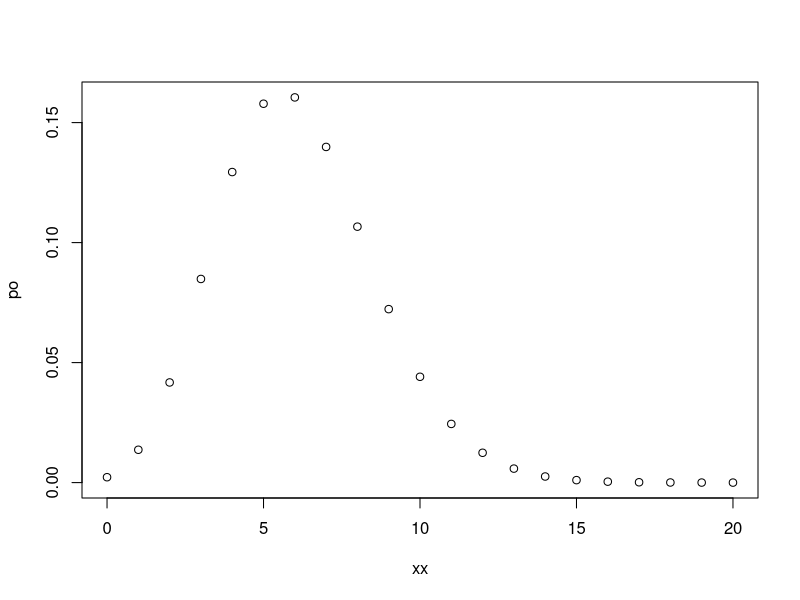
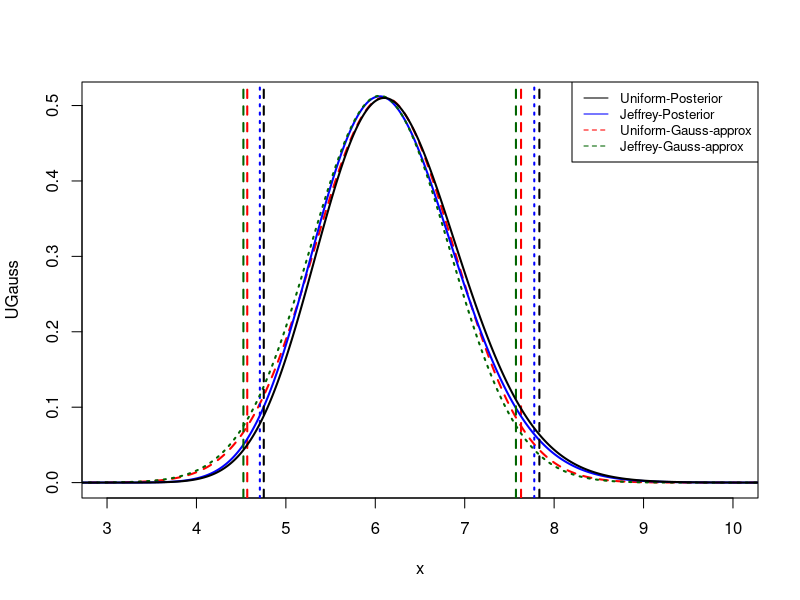
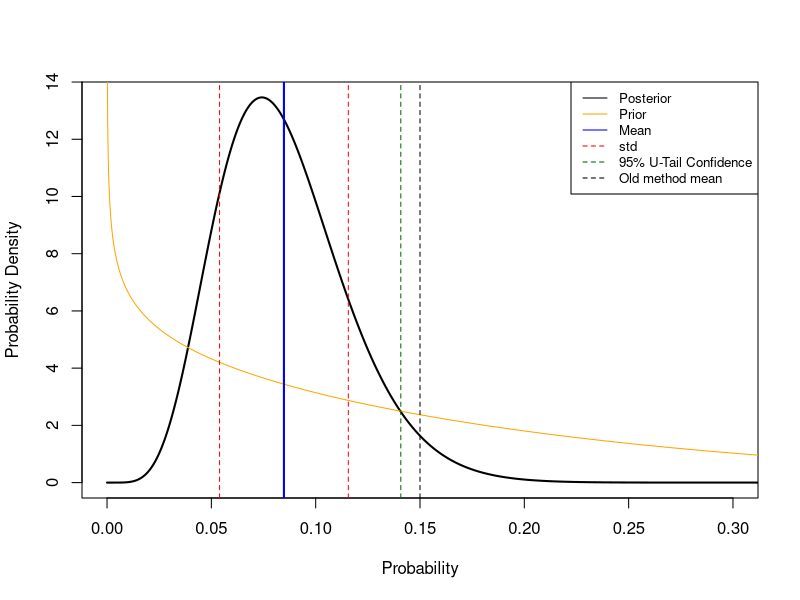
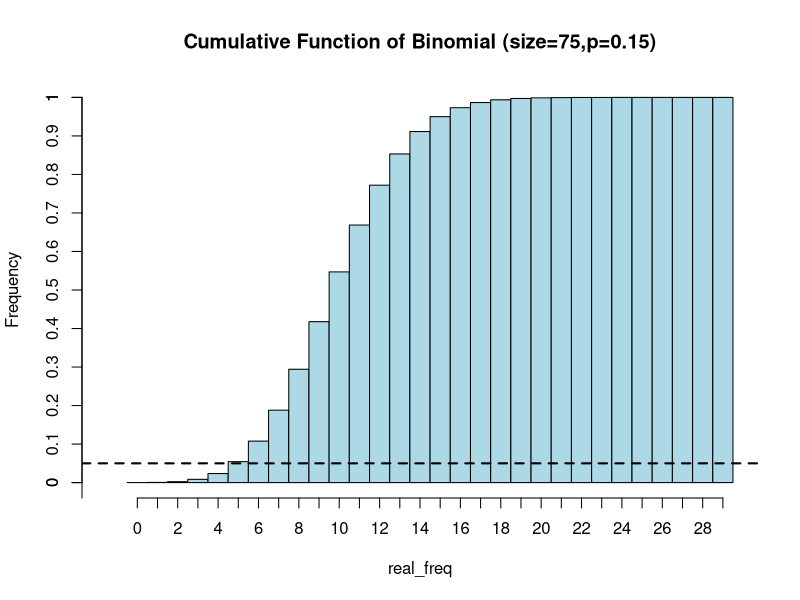
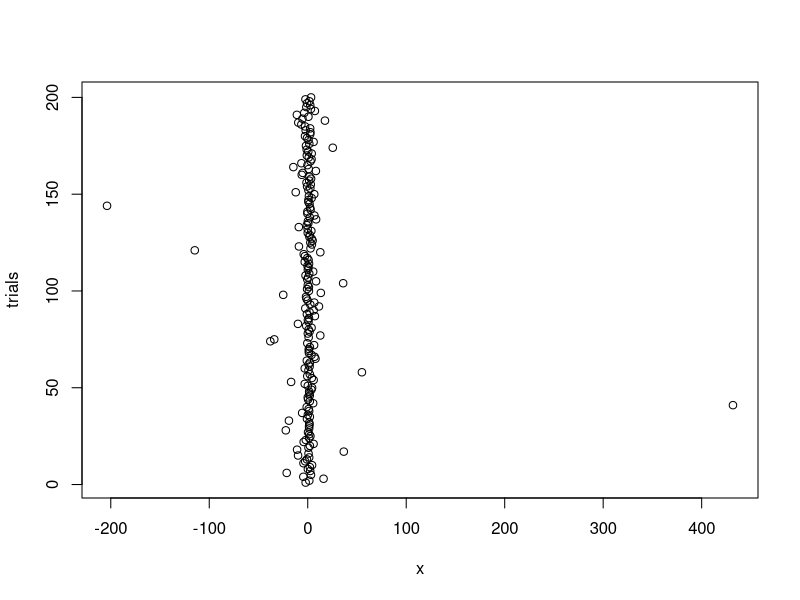
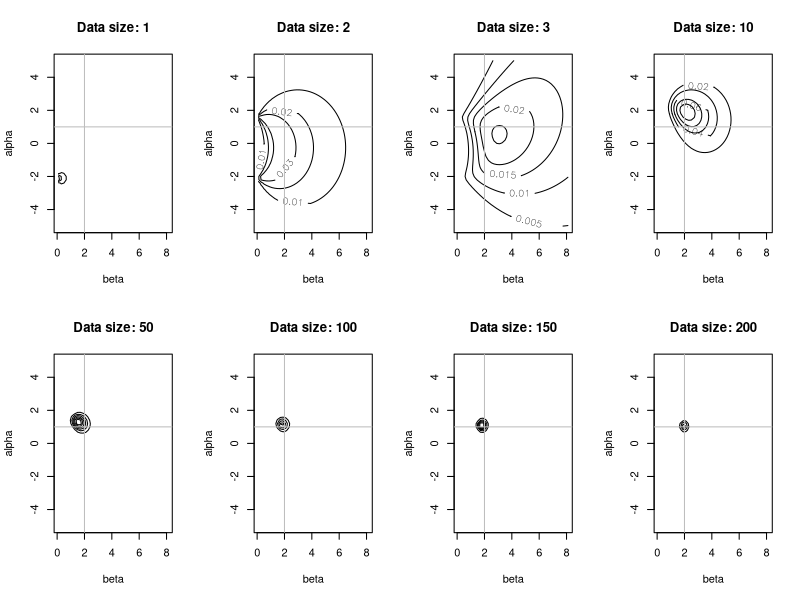
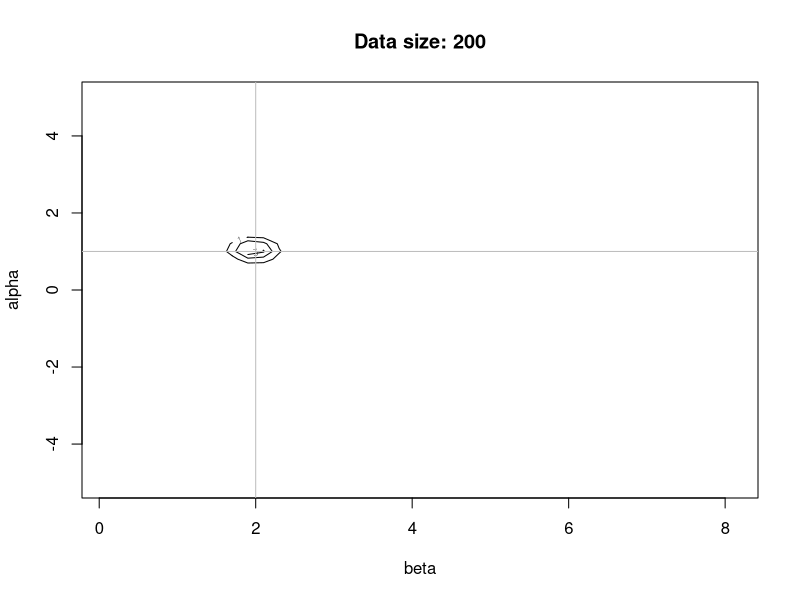
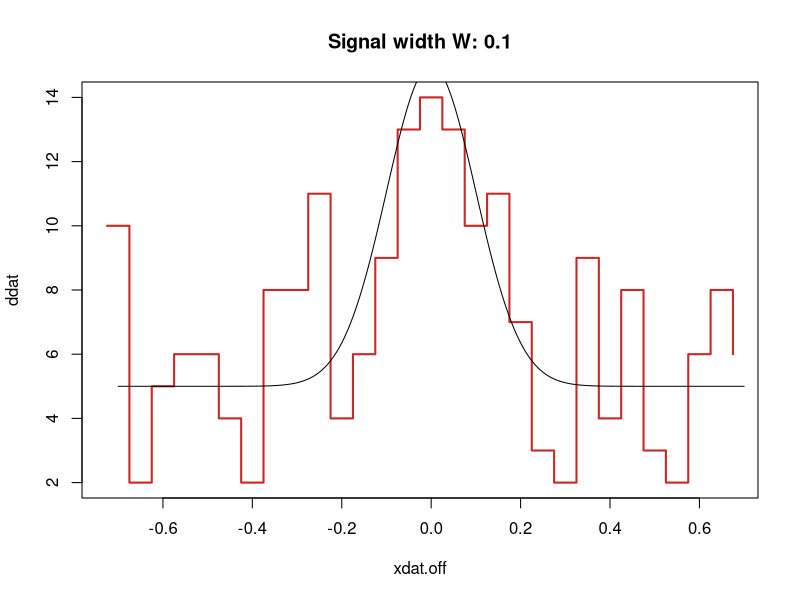

These charts were generated, in order, by the following R code:
## ---- chunk 1
conf <- function(x,delta,c){
  p <- 0
  j <- 0
  low <- 0
  high <- 0
  Z = sum(x*delta)
  for (i in x){
    p <- p+i*delta/Z
    if (p>=(1-c)/2){
      low <- j
      break
    }
    j <- j+1
  }
  p <- 0
  j <- 0
  for (i in x){
    p <- p+i*delta/Z
    if (p>=c+(1-c)/2){
      high <- j
      break
    }
    j <- j+1
  }
  return(c(low*delta,high*delta))
}

med <- function(x,delta){
  p <- 0
  j <- 0
  m <- 0
  Z = sum(x*delta)
  for (i in x){
    p <- p+i*delta/Z
    if (p>=0.5){
      m <- j
      break
    }
    j <- j+1
  }
  return(m*delta)
}
PartFunc <- function(x,delta){
  return(sum(x*1/delta))
}
## ---- chunk 2
library(bayestestR)

grid <- 0.001
counts <- c(5, 8, 4, 6, 11, 6, 6, 5, 6, 4)
x <- seq(from = 0.001, to = 20, by = grid)
Upost <- dgamma(x,shape = sum(counts)+1, scale = 1/length(counts))
Jpost <- dgamma(x,shape = sum(counts)+1/2, scale = 1/length(counts))

cat("The confidence interval for the posterior of the Unif prior is ",conf(Upost,grid, 0.95),"\nThe mean is",sum(x*Upost*grid),"the median is",med(Upost,grid),"the variance is",sum(x*x*Upost*grid)-sum(x*Upost*grid)*sum(x*Upost*grid),"\n")

cat("The confidence interval for the posterior of the Jeffrey prior is ",conf(Jpost,grid, 0.95),"\nThe mean is",sum(x*Jpost*grid),"the median is",med(Jpost,grid),"the variance is",sum(x*x*Jpost*grid)-sum(x*Jpost*grid)*sum(x*Jpost*grid),"\n")

Umax_ind <- which.max(Upost)
Jmax_ind <- which.max(Jpost)
Usig <- 1/sqrt(-1*(log(Upost[Umax_ind-1])-2*log(Upost[Umax_ind])+log(Upost[Umax_ind+1]))/(grid**2))
Jsig <- 1/sqrt(-1*(log(Jpost[Jmax_ind-1])-2*log(Jpost[Jmax_ind])+log(Jpost[Jmax_ind+1]))/(grid**2))

UGauss <- dnorm(x,mean= Umax_ind*grid ,sd= Usig)
JGauss <- dnorm(x,mean= Jmax_ind*grid ,sd= Jsig)

xx <- seq(0,20,1)
lik <- dpois(x = xx, lambda = mean(counts))
po <- lik/sum(lik)
plot(xx,po)
## ---- chunk 3
plot(x,UGauss, col="red",type="l",lwd=2 ,lty=2, xlim= c(3,10))
abline(v=conf(UGauss,grid, 0.95), col=c("red", "red"), lty=c(2,2), lwd=c(2, 2))
lines(x,Jpost, col="blue",lty=1,lwd=2)
abline(v=conf(Jpost,grid, 0.95), col=c("blue", "blue"), lty=c(3,3), lwd=c(2, 2))
lines(x,JGauss, col="darkgreen",lty=3,lwd=2)
abline(v=conf(JGauss,grid, 0.95), col=c("darkgreen", "darkgreen"), lty=c(2,2), lwd=c(2, 2))
lines(x,Upost, col="black",lty=1,lwd=2)
abline(v=conf(Upost,grid, 0.95), col=c("black", "black"), lty=c(2,2), lwd=c(2, 2))

legend(x="topright",legend=c("Uniform-Posterior","Jeffrey-Posterior","Uniform-Gauss-approx","Jeffrey-Gauss-approx"), col=c("black","blue","red","darkgreen"),lty=c(1,1,2,2), cex=0.8)
## ---- chunk 4
Betapar <- function(mean, var) {
  shape1 <- ((1 - mean) / var - 1 / mean) * mean ^ 2
  shape2 <- shape1 * (1 / mean - 1)
  return(c(shape1,shape2))
}
PartFunc <- function(x,delta){
  return(sum(x*delta))
}
conf_tails <- function(x,delta,c,tail) {
  if(tail=="lower"){
    p <- 0
    j <- 0
    val <- 0
    val <- 0
    Z = sum(x*delta)
      for (i in x){
        p <- p+i*delta/Z
        if (p>=(1-c)){
          val <- j
          break
        }
        j <- j+1
      }
  }
  else if(tail=="higher"){
  p <- 0
  j <- 0
  val <- 0
  val <- 0
  Z = sum(x*delta)
      for (i in x){
        p <- p+i*delta/Z
        if (p>=c){
          val <- j
          break
        }
        j <- j+1
      }
  }
  return(val*delta)
}


N <- 10000
prob <- seq(from =0.001, to =N, by=1)/N
n <- 75
r <- 6
fe <- r/n
beta_mean <- 0.15
beta_std <- 0.14

Bprior <- dbeta(prob, shape1 = Betapar(beta_mean,beta_std*beta_std)[1], shape2 = Betapar(beta_mean,beta_std*beta_std)[2])
#Bprior <- dbeta(prob, 1, 1)
like <- dbinom(x=r, size=n, prob)

Zb <- PartFunc(like*Bprior, 1/N)
Bpost <- like*Bprior/Zb
Bfirst <- sum(prob*Bpost*1/N)
Bsecond <- sum(prob*prob*Bpost*1/N)

## ---- chunk 5

plot(prob,Bpost,col="black",type="l",lwd=2 ,lty=1, xlim=c(0,0.3),xlab = "Probability",ylab = "Probability Density")
lines(prob,Bprior,col="orange",type="l",lwd=1 ,lty=1)
abline(v=c(Bfirst,Bfirst-sqrt(Bsecond-Bfirst*Bfirst),Bfirst+sqrt(Bsecond-Bfirst*Bfirst),conf_tails(Bpost,1/N,0.95,"higher"),0.15), col=c("blue","red", "red","darkgreen","black"), lty=c(1,2,2,2,2), lwd=c(2, 1, 1,1,1))
legend(x="topright",legend=c("Posterior","Prior","Mean","std","95% U-Tail Confidence","Old method mean"), col=c("black","orange","blue","red","darkgreen","black"),lty=c(1,1,1,2,2,2), cex=0.8)
cat("The value representing the 95% upper tail limit value is:",conf_tails(Bpost,1/N,0.95,"higher"), "so we reject the null hypothesis of p compatible with 0.15 and we accept the hypothesis 1, so the new method is better than the old one")

## ---- chunk 6

real_freq <- rbinom(n=1000000, size=75, 0.15)
h <- hist(real_freq, breaks = max(real_freq) ,plot=FALSE)
h$counts <- cumsum(h$counts)
h$counts <- h$counts/h$counts[length(h$counts)]

plot(h, col = "lightblue", xaxt="n" ,xlim=c(-1,max(real_freq)), main = "Cumulative Function of Binomial (size=75,p=0.15)")

axis(side=1,at=h$mids,labels=seq(min(real_freq),max(real_freq)-1))
axis(side=2,at=seq(-1,1,0.1),labels=seq(-1,1,0.1))
abline(h=0.05, col="black", lty=2, lwd= 2)

cat("The null hypothsis of p= 0.15 is accepted, because we can see that 6 extractions over 75 trial is inside the 95% confidence level, because it is above the vertical line drawn at 0.05, so the new method is not better than the old one")
## ---- chunk 7

p.log.like <- function(a,b,data){
  LogL <- 0.0
  for (x in data){
    LogL <- LogL + log( b/(b^2 + (x-a)^2))
  }
  return(LogL)
}
evol <- function(alpha,beta,data){
      for (i in 1:length(beta)){
        if (i==1){
          loglike <- p.log.like(alpha,beta[i],data)
        }
        else{
          loglike <- rbind(loglike,p.log.like(alpha,beta[i],data))
        }
      }
      post <- exp(loglike)/(sum(0.2*0.2*exp(loglike)))
      alpha.max.index <- which(post == max(post), arr.ind = TRUE)[2]
      beta.max.index <- which(post == max(post), arr.ind = TRUE)[1]
      
      contour(beta, alpha, post, nlevels = 5,lwd = 1, xlab="beta", ylab="alpha", main = paste("Data size:",length(data) ) )
      abline(v=beta_real,h=alpha_real,col="grey")
}

## ---- chunk 8

alpha_real <- 1
beta_real <- 2
data <- c()
for (i in 1:200){
  y <- runif(1,-3.1415/2,3.1415/2)
  data <- append(data, beta_real*tan(y)+alpha_real )
}
plot(data,seq(1,length(data),1), xlab = "x", ylab = "trials")

alpha <- seq(from =-5, to= 5, by=0.2)
beta <- seq(from =0.1, to=8.1 , by=0.2)
ndata <- c(1,2,3,10,50,100,150,200)

par(mfrow=c(2,4)) 
for (i in ndata){
  evol(alpha,beta,data[1:i])
}

par(mfrow=c(1,1)) 
evol(alpha,beta,data[1:length(data)])
## ---- chunk 9
signal <- function(x, a, b, x0, w, t){ 
  t * (a*exp(-(x-x0)^2/(2*w^2)) + b)
}
log.post <- function(d, x, a, b, x0, w, t) {
        if(a<0 || b <0) {return(-Inf)} # the effect of the prior 
        sum(dpois(d, lambda=signal(x, a, b, x0, w, t), log=TRUE))
}

# Define model parameters
x0 <- 0
w_list <- c(0.1,0.25,1,2,3)
A.true <- 2 
B.true <- 1 
Delta.t <- 5
set.seed(205)

for(w in w_list){ 
      xdat <- seq(from=-7*w, to=7*w, by=0.5*w)
      s.true <- signal(xdat, A.true, B.true, x0, w, Delta.t) 
      ddat <- rpois(length(s.true), s.true)
      xplot <- seq(from=min(xdat), to=max(xdat), by=0.05*w) 
      splot <- signal(xplot, A.true, B.true, x0, w, Delta.t) 
      xdat.off <- xdat-0.25*w
      plot(xdat.off, ddat, type="s",col="firebrick3",lwd=2, main=paste("Signal width W:",w))
      par(new=TRUE)
      lines(xplot, splot, xlab="x", ylab="Signal+Background counts") 
      
      
      # - Sampling grid for computing posterior
      alim <- c(0.0, 4.0)
      blim <- c(0.5, 3)
      Nsamp <- 500
      uniGrid <- seq(from=1/(2*Nsamp), to=1-1/(2*Nsamp), by=1/Nsamp) 
      delta_a <- diff(alim)/Nsamp 
      delta_b <- diff(blim)/Nsamp
      a <- alim[1] + diff(alim)*uniGrid 
      b <- blim[1] + diff(blim)*uniGrid
      
      # Compute log unnormalized posterior, z = ln Pˆ*(a,b|D), on a regular grid
      z <- matrix(data=NA, nrow=length(a), ncol=length(b))
      
      for(j in 1:length(a)) {
       for(k in 1:length(b)) {
      z[j,k] <- log.post(ddat, xdat, a[j], b[k], x0, w, Delta.t)
      } }
      z <- z - max(z) # set maximum to zero
      # Plot unnormalized 2D posterior as contours. 
      contour(a, b, exp(z), nlevels = 5, labcex = 0.5, lwd = 2, xlab="amplitude A", ylab="background B",main=paste("Signal width W:",w))
      abline(v=A.true,h=B.true,col="grey")
}
print("We can say that the best results are obtained with a signal width around the unit (i.e w=0.25/1), even if with other values it has been obtained good results, which are compatible with the true values")
## ---- chunk 10

ratio <- c(0.2,0.5,1,2,3,4)
x0 <- 0
w <- 1 
A.true <- 1 
Delta.t <- 10

for(r in ratio){ 
      B.true <- A.true*r
      xdat <- seq(from=-7*w, to=7*w, by=0.5*w)
      s.true <- signal(xdat, A.true, B.true, x0, w, Delta.t) 
      ddat <- rpois(length(s.true), s.true)
      xplot <- seq(from=min(xdat), to=max(xdat), by=0.05*w) 
      splot <- signal(xplot, A.true, B.true, x0, w, Delta.t) 
      xdat.off <- xdat-0.25*w
      plot(xdat.off, ddat, type="s",col="firebrick3",lwd=2, main=paste("A and B:",paste(A.true,",",B.true)))
      par(new=TRUE)
      lines(xplot, splot, xlab="x", ylab="Signal+Background counts") 
      
      
      # - Sampling grid for computing posterior
      alim <- c(0.0, 6.0)
      blim <- c(0, 5)
      Nsamp <- 400
      uniGrid <- seq(from=1/(2*Nsamp), to=1-1/(2*Nsamp), by=1/Nsamp) 
      delta_a <- diff(alim)/Nsamp 
      delta_b <- diff(blim)/Nsamp
      a <- alim[1] + diff(alim)*uniGrid 
      b <- blim[1] + diff(blim)*uniGrid
      
      # Compute log unnormalized posterior, z = ln Pˆ*(a,b|D), on a regular grid
      z <- matrix(data=NA, nrow=length(a), ncol=length(b))
      
      for(j in 1:length(a)) {
         for(k in 1:length(b)) {
             z[j,k] <- log.post(ddat, xdat, a[j], b[k], x0, w, Delta.t)
      } }
      z <- z - max(z) # set maximum to zero
      # Plot unnormalized 2D posterior as contours. 
      contour(a, b, exp(z), nlevels = 5, labcex = 0.5, lwd = 2, xlab="amplitude A", ylab="background B",main=paste("A and B:",paste(A.true,",",B.true)))
        abline(v=A.true,h=B.true,col="grey")
}

print("As long as the ration A/B is smaller than 1, the result are very accurate and precise, while, as B increases, the pdf over A and B becomes wider with a most probable value of the parameters (A,B) less compatible with the real values")
## ---- chunk 11

t <- seq(0,20,0.01)

e <- dexp(x = t, rate = 1/3)
barplot(e, names=t)

print(sum(e*0.01))

cu <- cumsum(e*0.01)/cumsum(e*0.01)[length(e)]

print(cu[which(t==7)]-cu[which(t==3)])

cat(pexp(q = 7, rate = 1/3)-pexp(q = 3, rate =1/3))
